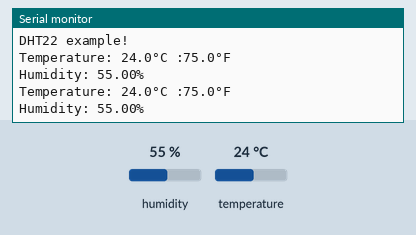
Recording of a sketch running on a simulated Arduino Uno, built with avr-gcc and run on an emulated ATmega328P. Shown: the last lines printed to the serial monitor. The test bench sets the inputs (shaded band); at power-on: humidity 55 %, temperature 24 °C.

Above: at 2.8 s.
2.9 s: humidity set to 22 %
At 5.2 s:
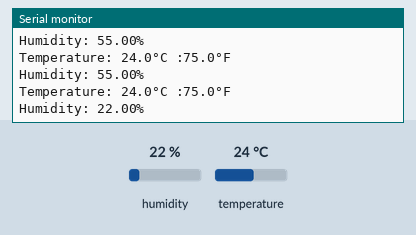
5.6 s: temperature set to 12 °C
At 7.0 s:
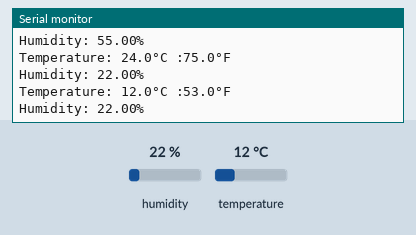
8.3 s: humidity set to 40 %
At 10.5 s:
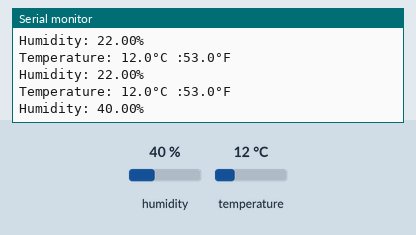
Timing chart, 0 to 12.0 s (numbered marks = the images above; inputs shaded):
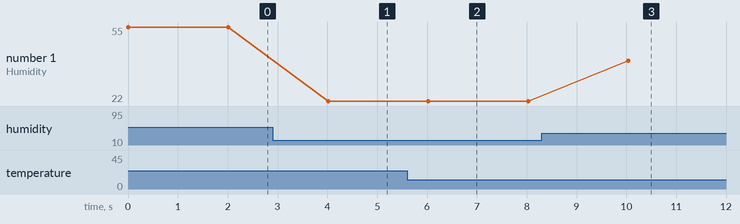

The sketch:

DHT.ino
```cpp
#include "DHT.h"

#define DHTPIN 2
#define DHTTYPE DHT22   // DHT 22  (AM2302), AM2321

DHT dht(DHTPIN, DHTTYPE);

void setup() {
  Serial.begin(115200);
  Serial.println(F("DHT22 example!"));

  dht.begin();
}

void loop() {
  float temperature = dht.readTemperature();
  float humidity = dht.readHumidity();

  // Check if any reads failed and exit early (to try again).
  if (isnan(temperature) || isnan(humidity)) {
    Serial.println(F("Failed to read from DHT sensor!"));
    return;
  }

  Serial.print(F("Temperature: "));
  Serial.print((temperature), 1);
  Serial.print(F("°C "));

  Serial.print(F(":"));
  Serial.print(celsiusToFahrenheit(temperature), 1);
  Serial.print(F("°F "));

  Serial.print(F("\nHumidity: "));
  Serial.print(humidity);
  Serial.println(F("%"));

  // Wait a few seconds between measurements.
  delay(2000);
}

float celsiusToFahrenheit(float celsius) {
  float fahrenheit = celsius * 1.8 + 32;
  return roundf(fahrenheit * 10) / 10;
}
```

Measured:
- after the input at 2.9 s, the serial monitor: prints a new line after 1.1 s (image 1)
- after the input at 5.6 s, the serial monitor: prints a new line after 0.43 s (image 2)
- after the input at 8.3 s, the serial monitor: prints a new line after 1.7 s (image 3)
- plotted number 1: 22 → 40 after the input at 8.3 s
